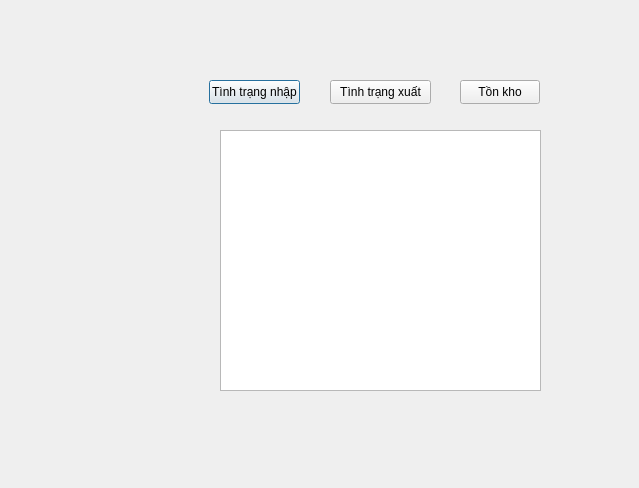
<?xml version="1.0" encoding="UTF-8"?>
<ui version="4.0">
 <class>report</class>
 <widget class="QDialog" name="report">
  <property name="geometry">
   <rect>
    <x>0</x>
    <y>0</y>
    <width>639</width>
    <height>488</height>
   </rect>
  </property>
  <property name="windowTitle">
   <string>Dialog</string>
  </property>
  <widget class="QTableView" name="tableView">
   <property name="geometry">
    <rect>
     <x>220</x>
     <y>130</y>
     <width>321</width>
     <height>261</height>
    </rect>
   </property>
  </widget>
  <widget class="QPushButton" name="pb_import_status">
   <property name="geometry">
    <rect>
     <x>209</x>
     <y>80</y>
     <width>91</width>
     <height>24</height>
    </rect>
   </property>
   <property name="text">
    <string>Tình trạng nhập</string>
   </property>
  </widget>
  <widget class="QPushButton" name="pb_export_status">
   <property name="geometry">
    <rect>
     <x>330</x>
     <y>80</y>
     <width>101</width>
     <height>24</height>
    </rect>
   </property>
   <property name="text">
    <string>Tình trạng xuất</string>
   </property>
  </widget>
  <widget class="QPushButton" name="pb_remain_status">
   <property name="geometry">
    <rect>
     <x>460</x>
     <y>80</y>
     <width>80</width>
     <height>24</height>
    </rect>
   </property>
   <property name="text">
    <string>Tồn kho</string>
   </property>
  </widget>
 </widget>
 <resources/>
 <connections/>
</ui>
